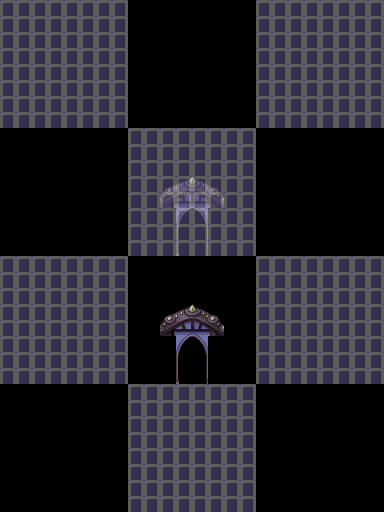

This game map was drawn from its Tiled (.tmx) file and the tilesets committed beside it. A one-line description and the trimmed map source follow:
An orthogonal 24x32 tile map with 16x16 px tiles, 2 tile layers (overlay, grid), 3 hidden layers not drawn, 3 tilesets and 2 objects (Gateway, NPC).

<map version="1.0" orientation="orthogonal" width="24" height="32" tilewidth="16" tileheight="16">
 <tileset firstgid="1" name="tower_background" tilewidth="16" tileheight="16">
  <image source="tower_background.png" width="128" height="336" />
 </tileset>
 <tileset firstgid="169" name="tower_overlay" tilewidth="16" tileheight="16">
  <image source="tower_overlay.png" width="128" height="32" />
 </tileset>
 <tileset firstgid="185" name="mask" tilewidth="16" tileheight="16">
  <image source="mask.png" width="32" height="16" />
 </tileset>
 <layer name="_background" width="24" height="32" visible="0">
  <data>[768 cells, 271 non-empty, 75 distinct tile ids]</data>
 </layer>
 <layer name="background" width="24" height="32" visible="0">
  <data>[768 cells, 768 non-empty, 78 distinct tile ids]</data>
 </layer>
 <layer name="overlay" width="24" height="32">
  <data>[768 cells, 28 non-empty, 14 distinct tile ids]</data>
 </layer>
 <layer name="grid" width="24" height="32" opacity="0.55">
  <data>[768 cells, 384 non-empty, 1 distinct tile ids]</data>
 </layer>
 <layer name="mask" width="24" height="32" visible="0">
  <data>[768 cells, 478 non-empty, 1 distinct tile ids]</data>
 </layer>
 <objectgroup name="triggers" width="24" height="32">
  <object name="DreamGate" type="Gateway" x="176" y="480" width="32" height="32">
   <properties>
    <property name="target" value="demo_dream:TowerGate" />
   </properties>
  </object>
  <object name="Burgher" type="NPC" x="224" y="48" width="32" height="32">
   <properties>
    <property name="id" value="burgher_hello" />
   </properties>
  </object>
 </objectgroup>
</map>
